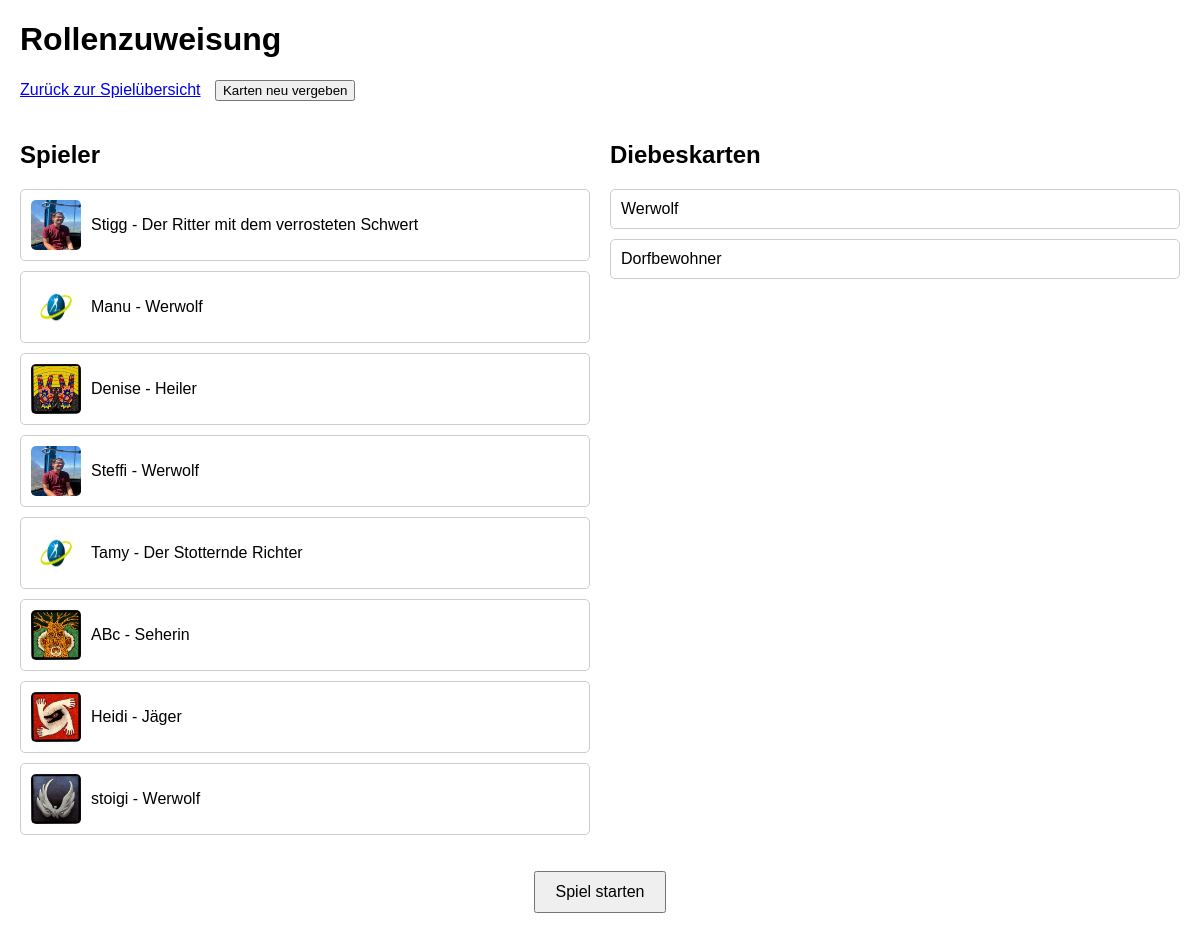
/game, run on an earlier commit of the app's database.
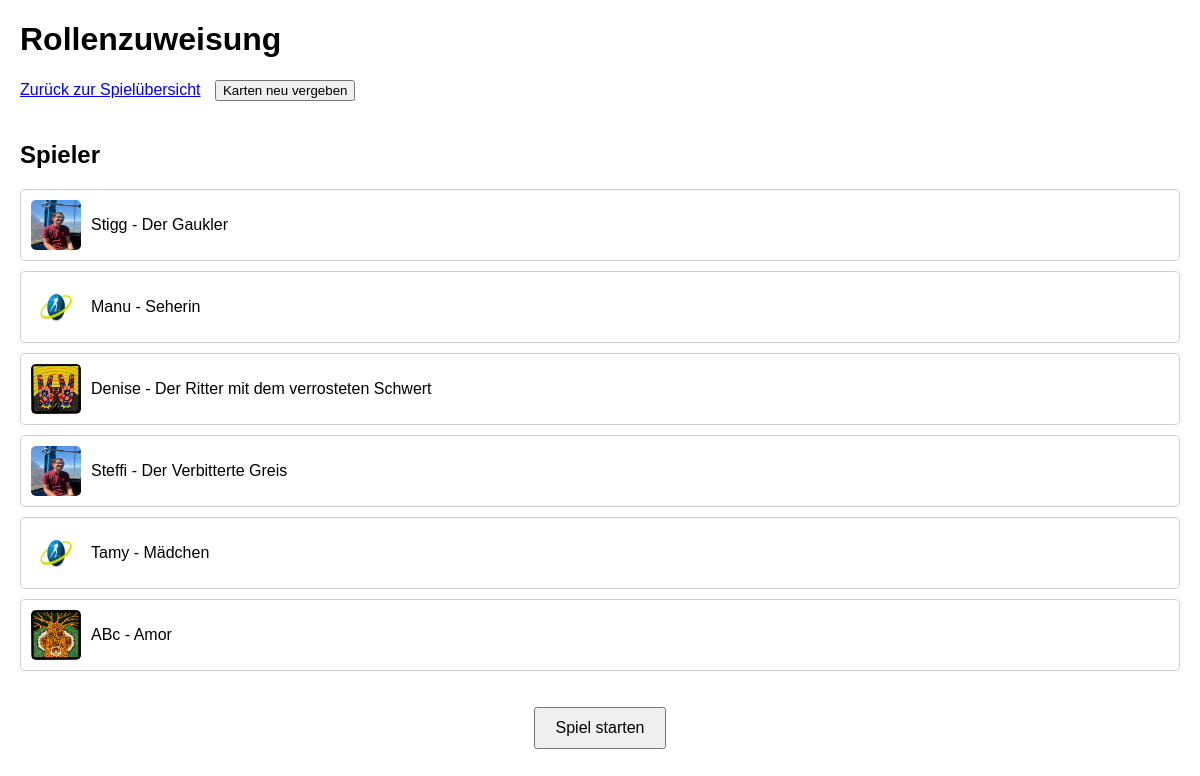
And on a later commit of the database.
### tables this page shows
CREATE TABLE "players" (
	"id"	INTEGER,
	"name"	TEXT NOT NULL UNIQUE,
	"image"	TEXT,
	"role"	TEXT,
	"status"	TEXT,
	PRIMARY KEY("id" AUTOINCREMENT)
);

CREATE TABLE thief_cards (
                id INTEGER PRIMARY KEY AUTOINCREMENT,
                role_name TEXT NOT NULL
            );

### app.py (the view)
@app.route('/game', methods=['GET'])
def game():
    try:
        with get_db_connection() as conn:
            players = conn.execute("SELECT name, image, role FROM players").fetchall()
            dieb_exists = conn.execute(
                "SELECT 1 FROM game_roles WHERE role_name = 'Dieb' LIMIT 1"
            ).fetchone() is not None
            thief_cards = []
            if dieb_exists:
                thief_cards = conn.execute("SELECT role_name FROM thief_cards").fetchall()
        return render_template(
            'game.html',
            players=[{"name": p["name"], "image": p["image"], "role": p["role"]} for p in players],
            thief_cards=[{"role_name": t["role_name"]} for t in thief_cards] if dieb_exists else None
        )
    except Exception as e:
        print(f"Fehler in der /game-Route: {e}")
        return "Ein Fehler ist aufgetreten.", 500

### app.py (called while the page is built)
def get_db_connection():
    conn = sqlite3.connect("players.db")
    conn.row_factory = sqlite3.Row  # Ermöglicht den Zugriff auf Spaltennamen
    return conn

### templates/game.html (shortened to what this page needs)
<!DOCTYPE html>
<html lang="en">
<head>
</head>
<body>
    <h1>Rollenzuweisung</h1>
    <div class="buttons">
        <a href="{{ url_for('gameoverview') }}">Zurück zur Spielübersicht</a>
        <button onclick="assignRoles()">Karten neu vergeben</button>
    </div>
    <div class="container">
        <div class="player">
            <h2>Spieler</h2>
            <ul>
                {% for player in players %}
                <li>
                    <img src="{{ player.image }}" alt="{{ player.name }}">
                    <span>{{ player.name }} - {{ player.role or "Keine Rolle" }}</span>
                </li>
                {% endfor %}
            </ul>
        </div>
        {% if thief_cards %}
        <div class="thief-cards">
            <h2>Diebeskarten</h2>
            <ul>
                {% for card in thief_cards %}
                <li>{{ card.role_name }}</li>
                {% endfor %}
            </ul>
        </div>
        {% endif %}
    </div>
</body>
</html>
<div style="text-align: center; margin-top: 20px;">
    <button onclick="startGame()" class="btn btn-primary" style="padding: 10px 20px; font-size: 16px;">Spiel starten</button>
</div>

### templates/game.html (style rules this page uses)
body { font-family: Arial, sans-serif; margin: 20px; }
.container { display: flex; justify-content: space-between; gap: 20px; }
.player, .thief-cards { flex: 1; }
ul { list-style: none; padding: 0; }
li { margin: 10px 0; padding: 10px; border: 1px solid #ccc; border-radius: 5px; display: flex; align-items: center; gap: 10px; }
img { width: 50px; height: 50px; border-radius: 5px; }
.buttons { margin-bottom: 20px; }
.buttons button, .buttons a { margin-right: 10px; }

What changed in the data, as far as the page shows it:
removed players: image (picture), name "Heidi", role "Jäger"
removed players: image (picture), name "stoigi", role "Werwolf"
removed thief_cards: role_name "Werwolf"
removed thief_cards: role_name "Dorfbewohner"
changed players "Stigg": role "Der Ritter mit dem verrosteten Schwert" → "Der Gaukler"
changed players "Manu": role "Werwolf" → "Seherin"
changed players "Denise": role "Heiler" → "Der Ritter mit dem verrosteten Schwert"
changed players "Steffi": role "Werwolf" → "Der Verbitterte Greis"
changed players "Tamy": role "Der Stotternde Richter" → "Mädchen"
changed players "ABc": role "Seherin" → "Amor"
Also different on the page:
text no longer shown: "Diebeskarten"
